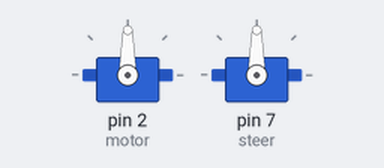
Bench run of a sketch on a simulated Arduino Uno, built with avr-gcc and run on an emulated ATmega328P. On the bench: 2 × servo. What the sketch prints to the serial monitor is not drawn.

Above: at 0.55 s.
At 2.0 s:
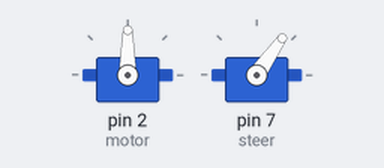
At 3.5 s:
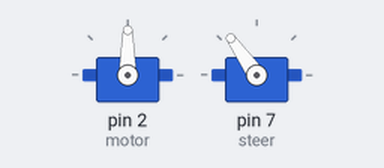
At 7.4 s:
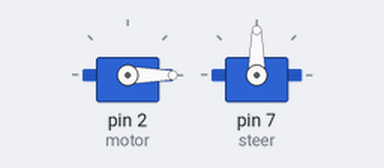
Timing chart, 0 to 10.8 s (numbered marks = the images above):
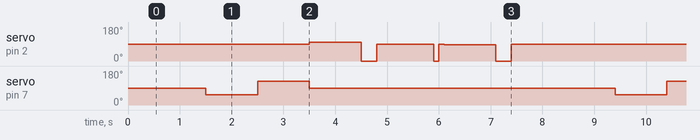

Measured:
- by itself, servo on pin 2 (motor): repeats every 7.9 s: 0° 0.30 s, 90° 1.1 s, 0° 0.10 s, 90° 0.10 s, 85° 1.0 s, 0° 0.30 s, 90° 4.0 s, 98° 1.0 s
- by itself, servo on pin 7 (steer): repeats every 7.9 s: 125° 1.0 s, 90° 5.9 s, 55° 1.0 s

The sketch:

TEST_steeringANDforwardbackwardmotion.ino
```cpp
#include <Servo.h>

Servo motor;            //Create ESC drive motor 'motor' and steering servo 'steer'
Servo steer;

int speedRead;          //Vars necessary to control the speed of the motor via the ESC.
int speedRemap;
int motorSpeed;
int forwardSpeed=1545;
int turnSpeed=1550;
int brakeSpeed=1001;
int reverseSpeed=1470;
int speedCenter = 1500;
int reverse_time;

const int neutral = 90;           //Steering servo positions for straight, left turns, and right turns. These can be changed and are set in degrees.
const int steerRight = 55;
const int steerLeft = 125;

void setup() {
  Serial.begin(115200);             //Begins //Serial Monitor for debugging
  motor.attach(2, 1000, 2000);           //Attaches motor to pin 12
  steer.attach(7);                       //Attaches steering servo to pin 13
  Serial.println("MOTOR ATTACHED");       //Prints a message for debug
  delay(500);
}
void brake(){
  motor.writeMicroseconds(brakeSpeed);
  delay(300);
  motor.writeMicroseconds(1500);
}
void reverse(){
  motor.writeMicroseconds(speedCenter);
  delay(100);
  motor.writeMicroseconds(brakeSpeed);
  delay(100);
  motor.writeMicroseconds(speedCenter);
  delay(100);
  motor.writeMicroseconds(reverseSpeed);
 // delay(100);
  }


void loop() {
  steer.write(neutral);
  delay(1000);
  steer.write(steerRight);
  delay(1000);
  steer.write(steerLeft);
  delay(1000);
  steer.write(neutral);
  motor.writeMicroseconds(forwardSpeed);
  delay(1000);
  brake();
  delay(1000);
  reverse();
  delay(1000);
  brake();
  delay(1000);
}
```
